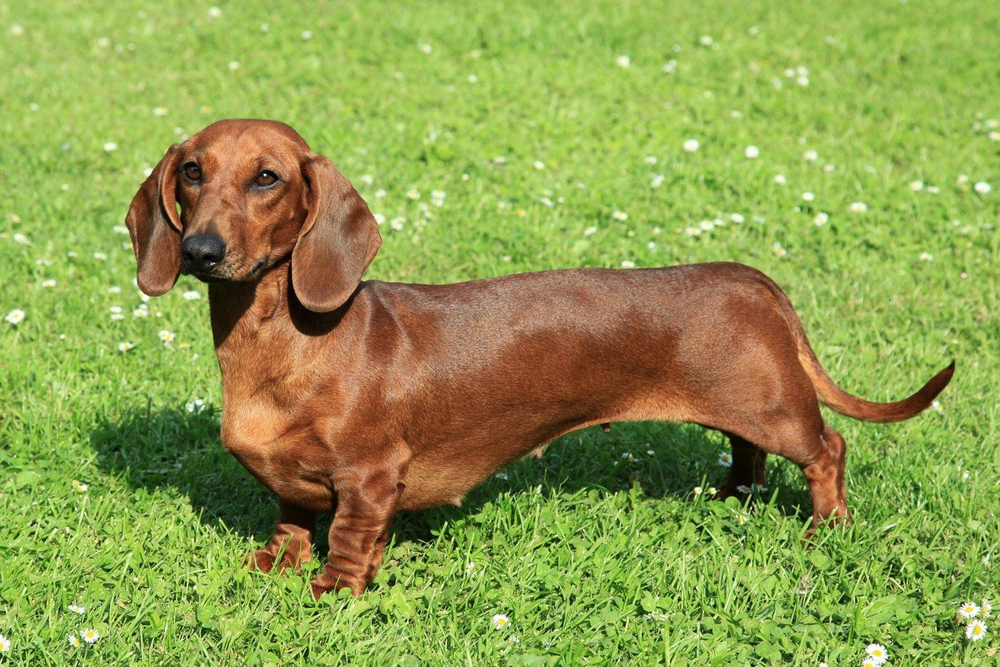
#> input picture 11.png, 1000 x 667 px, shrunk from 1500 x 1000 before the run
$ python 6.12.py
#> lines starting #> are read from the running program, lines starting #| are printed output that depends on the picture
import numpy as np
import matplotlib.pyplot as plt
from PIL import Image


def floyd_steinberg_dithering(image):
    height, width = image.shape
    output_image = np.zeros((height, width), dtype=np.uint8)

    for y in range(height):
        for x in range(width):
            old_pixel = image[y, x]
            new_pixel = 255 if old_pixel > 128 else 0
            output_image[y, x] = new_pixel
            quant_error = old_pixel - new_pixel

            if x < width - 1:
                image[y, x + 1] += quant_error * 7 / 16
            if y < height - 1:
                image[y + 1, x] += quant_error * 5 / 16
                if x > 0:
                    image[y + 1, x - 1] += quant_error * 3 / 16
                if x < width - 1:
                    image[y + 1, x + 1] += quant_error * 1 / 16

    return output_image


# Загрузка изображения и преобразование в массив NumPy
image = Image.open('11.png').convert('L')
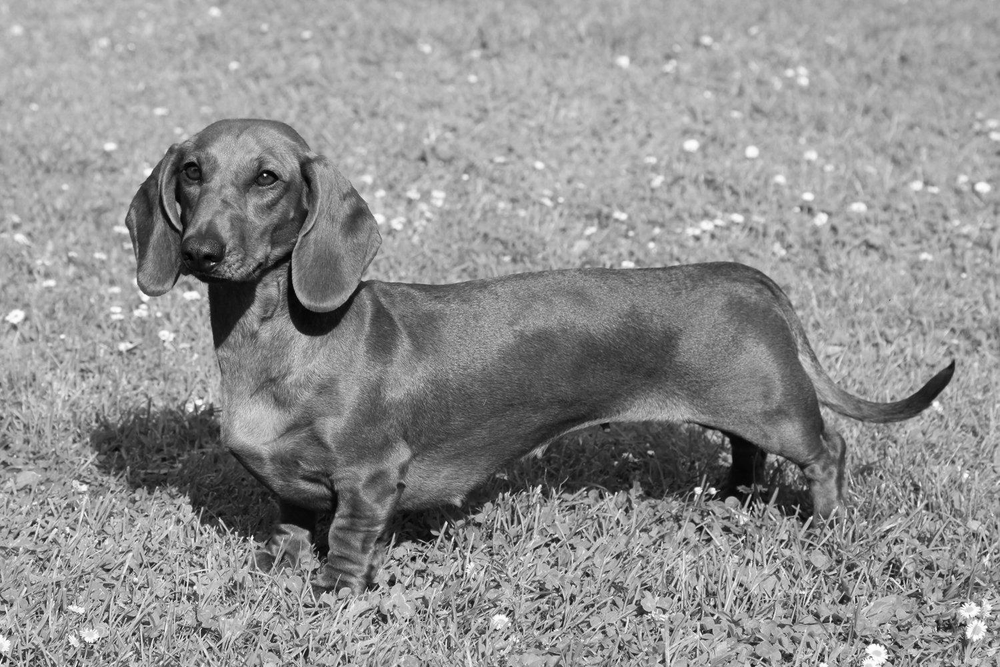
#> image: PIL image 1000x667 L; min 0, max 255, mean 144
image_array = np.array(image)

# Применение алгоритма Флойда-Стейнберга
output_image = floyd_steinberg_dithering(image_array)
#> after the loop in floyd_steinberg_dithering, `for y in range(height):`:
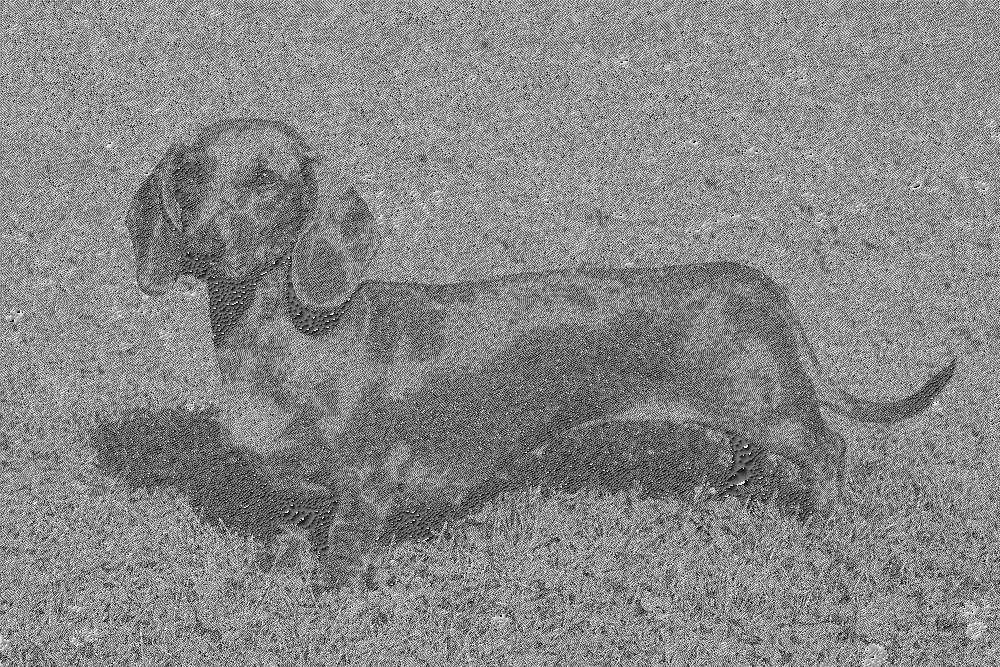
#> image: shape (667, 1000); min 0, max 255, mean 135.9
#> after the loop in floyd_steinberg_dithering, `for y in range(height):`:
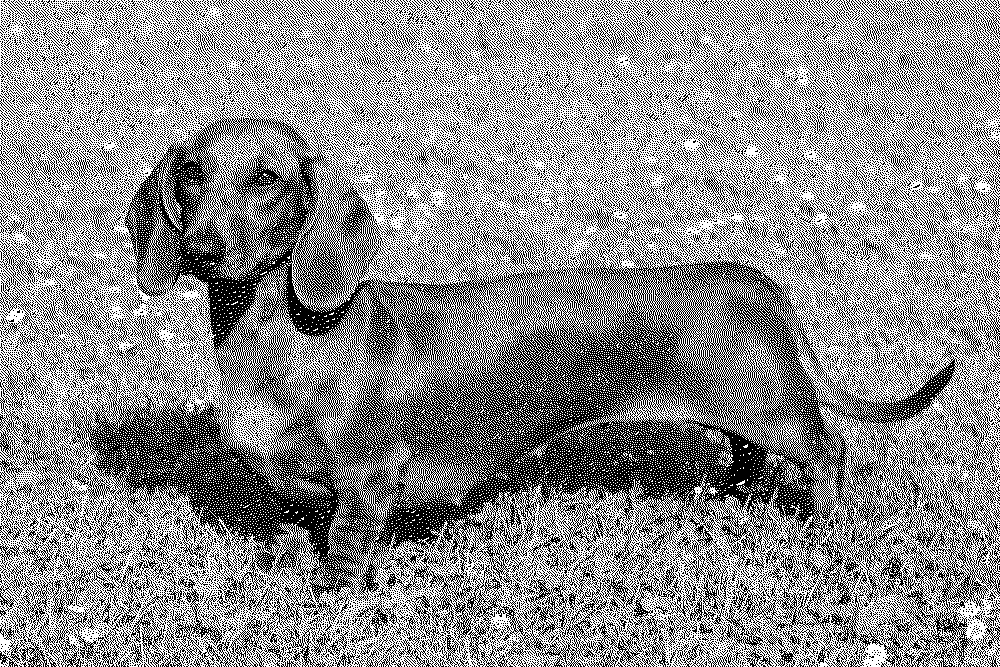
#> output_image: shape (667, 1000); 55.4% white; black in thin lines or dots

# Преобразование результата обратно в изображение
output_image = Image.fromarray(output_image)

# Отображение изображения
plt.imshow(output_image, cmap='gray')
plt.axis('off')
plt.show()
